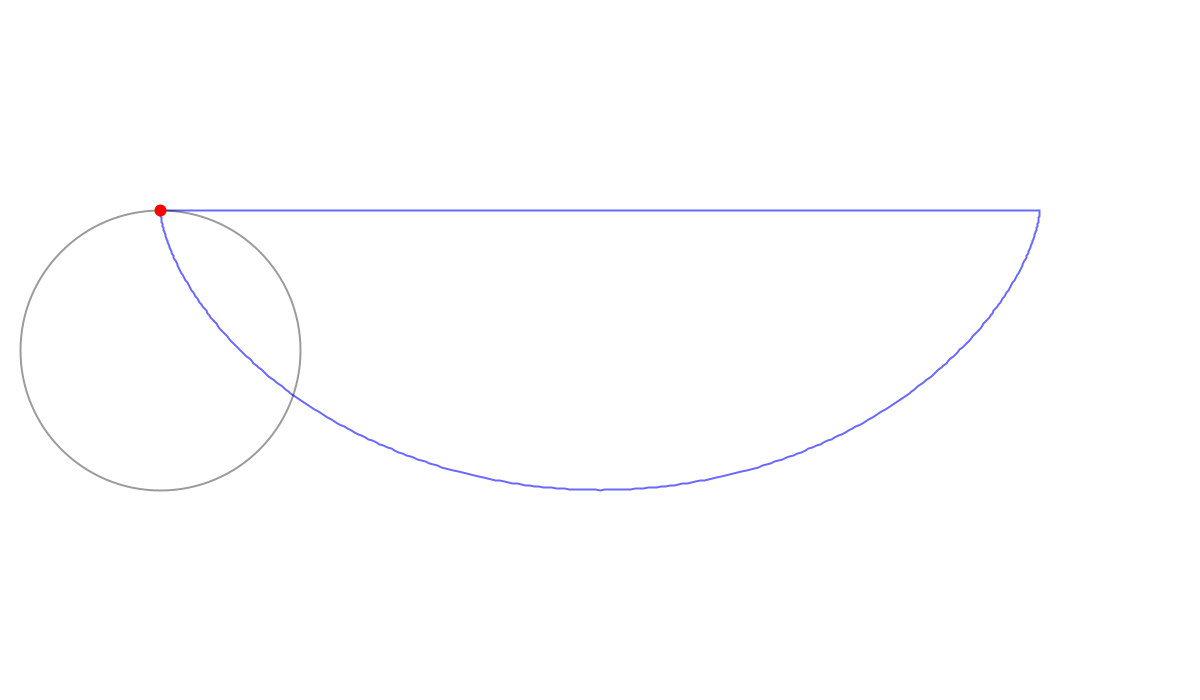
Frame 1 (no input)
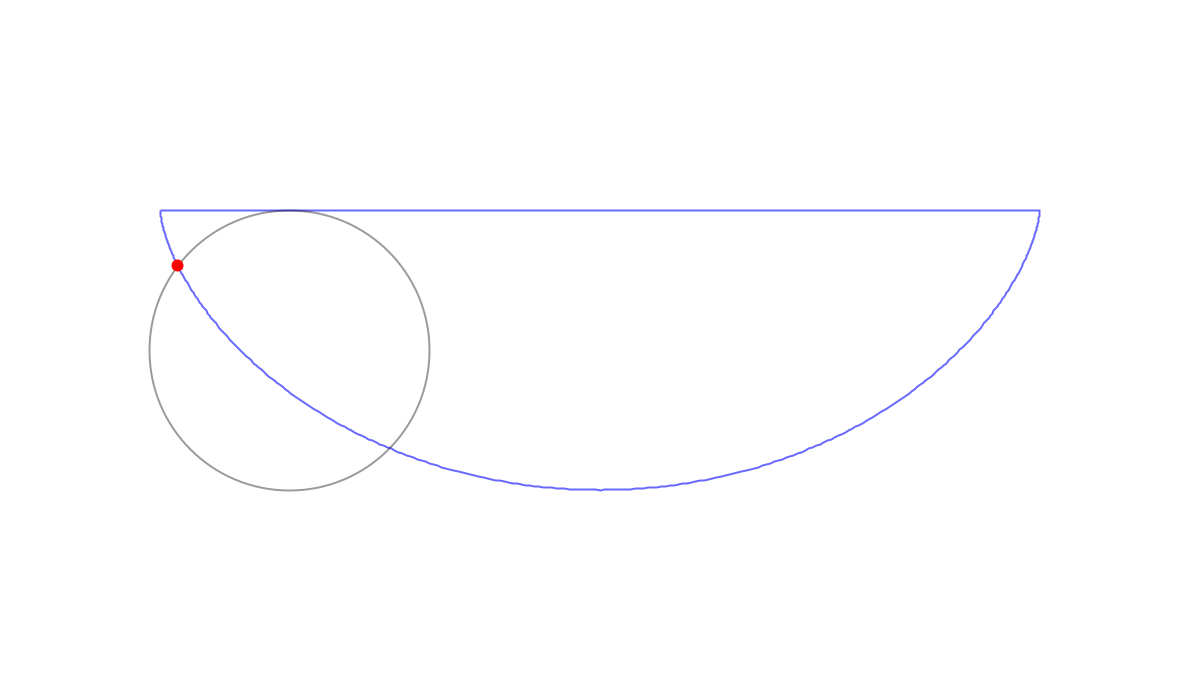
Frame 60 (the mouse pressed at the canvas centre just before this capture)
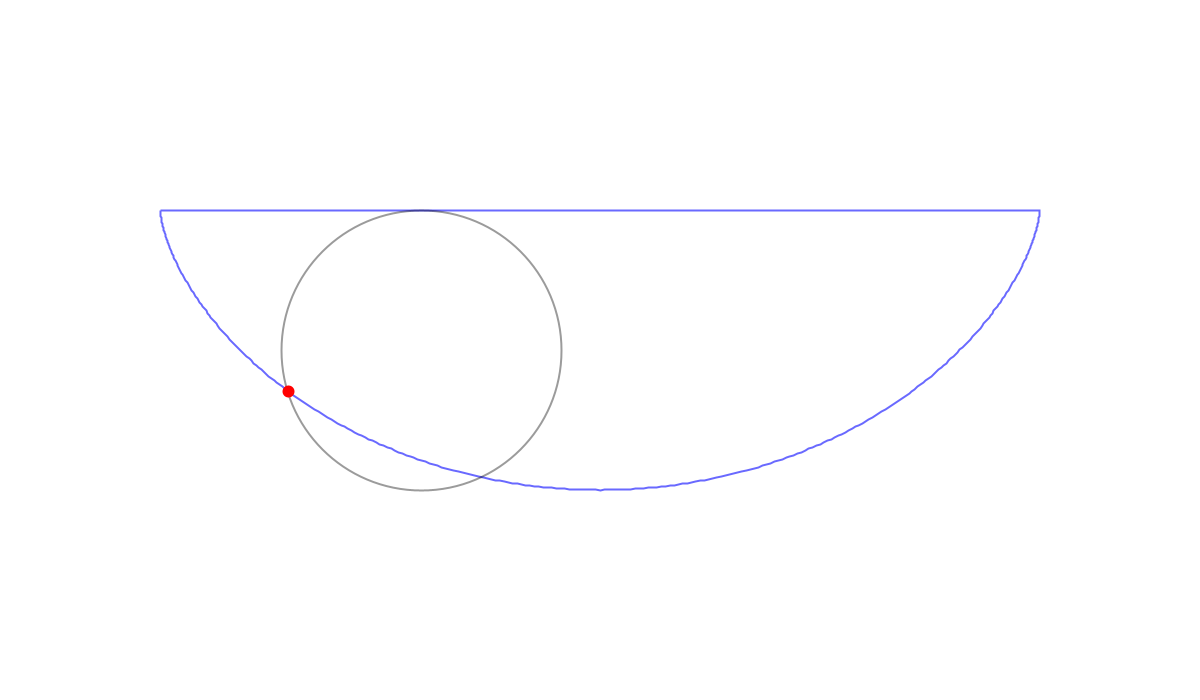
Frame 120 (the mouse held since frame 60 and released just before this capture)

The Processing sketch that drew these frames (run headless with seeded random() and noise(); from frame 60 on, the mouse is pressed at the canvas centre):

// Processing sketch: Brachistochrone
// ── Brachistochrone.pde
float x[],y[],R;
int LastPoint = 400,position,increment;
void setup() 
{
  size(1200,700);
  smooth();
  strokeWeight(2);
  x = new float[LastPoint + 1];
  y = new float[LastPoint + 1];
  R = 0.4 * height / 2.0;
  for(int Point = 0;Point <= LastPoint;Point++)
  {
    float theta = TWO_PI * (float) Point / (float) LastPoint;
    x[Point] = R * (theta - sin(theta) - PI);
    y[Point] = - R * cos(theta);
  }
  position = 0;
  increment = 1;
}
void draw() 
{   
  background(255,255,255);
  translate(width / 2,height / 2);

  stroke(0,0,255,150);
  fill(255,255,255,0);
  beginShape();
  for(int Point = 0;Point <= LastPoint;Point++)vertex(x[Point],y[Point]);
  endShape(CLOSE);

  float theta = TWO_PI * (float) position / (float) LastPoint;
  stroke(0,0,0,100);
  ellipse(R * (theta - PI),0.0,2.0 * R,2.0 * R);
  stroke(255,0,0,255);
  fill(255,0,0);
  ellipse(R * (theta - sin(theta) - PI),- R * cos(theta),10,10);
  position += increment;
  if(position == LastPoint || position == 0)increment =- increment;
}
